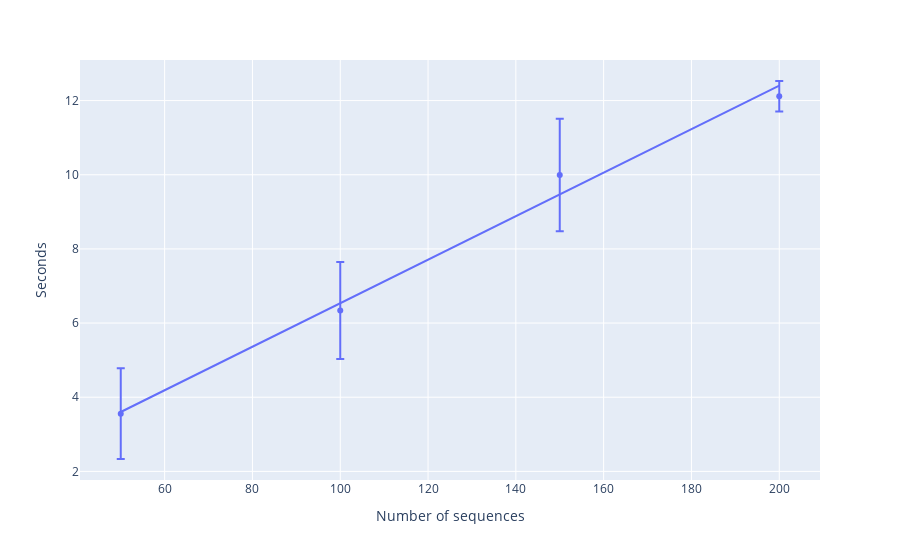

The code cell stored with this chart in its notebook:
### Code cell
px.scatter(
    prep_time,
    x="numseqs",
    y="mean_time(s)",
    error_y="std_time(s)",
    labels={"mean_time(s)": "Seconds", "numseqs": "Number of sequences"},
    trendline="ols",
)

### Figure 1 — Plotly figure (JSON) as saved in the notebook; plotly's stock layout.template omitted (floating-point values rounded to 4 significant figures)
{"data": [{"error_y": {"array": [1.224, 1.308, 1.518, 0.4117]}, "hovertemplate": "Number of sequences=%{x}<br>Seconds=%{y}<extra></extra>", "legendgroup": "", "marker": {"color": "#636efa", "symbol": "circle"}, "mode": "markers", "name": "", "orientation": "v", "showlegend": false, "type": "scatter", "x": [50, 100, 150, 200], "xaxis": "x", "y": [3.558, 6.338, 9.995, 12.12], "yaxis": "y"}, {"hovertemplate": "<b>OLS trendline</b><br>mean_time(s) = 0.0586693 * numseqs + 0.668202<br>R<sup>2</sup>=0.990794<br><br>Number of sequences=%{x}<br>Seconds=%{y} <b>(trend)</b><extra></extra>", "legendgroup": "", "marker": {"color": "#636efa", "symbol": "circle"}, "mode": "lines", "name": "", "showlegend": false, "type": "scatter", "x": [50, 100, 150, 200], "xaxis": "x", "y": [3.602, 6.535, 9.469, 12.4], "yaxis": "y"}], "layout": {"legend": {"tracegroupgap": 0}, "margin": {"t": 60}, "xaxis": {"anchor": "y", "domain": [0, 1], "title": {"text": "Number of sequences"}}, "yaxis": {"anchor": "x", "domain": [0, 1], "title": {"text": "Seconds"}}}}
